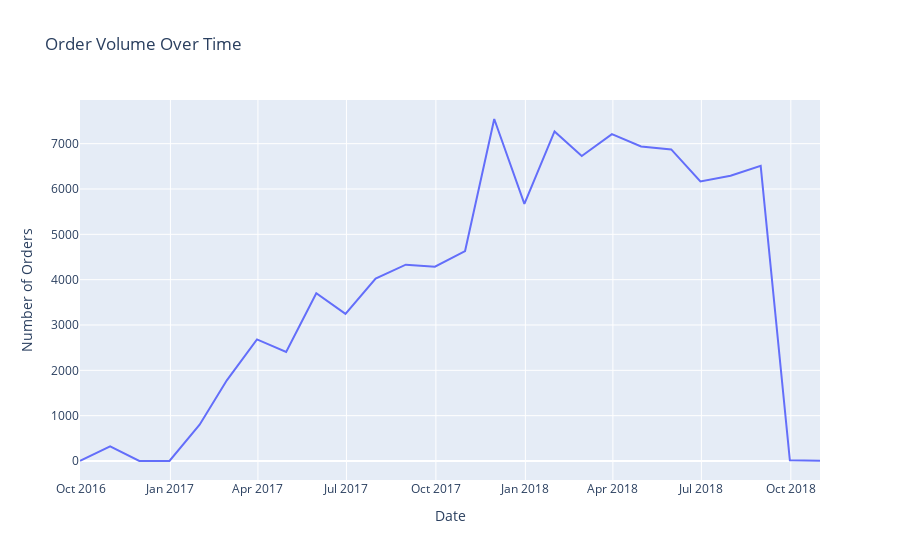

Notebook source saved alongside this figure:
### Markdown cell above
## 6. Order Timeline - Data for Recommendation Engine

### Code cell
if 'orders' in datasets:
    orders['order_purchase_timestamp'] = pd.to_datetime(orders['order_purchase_timestamp'])
    
    # Timeline analysis
    orders_by_month = orders.set_index('order_purchase_timestamp').resample('M').size()
    
    print("📅 Order Volume by Month:")
    print(orders_by_month.tail(12))
    
    # Plot timeline
    fig = px.line(
        x=orders_by_month.index,
        y=orders_by_month.values,
        title="Order Volume Over Time",
        labels={'x': 'Date', 'y': 'Number of Orders'}
    )
    fig.show()

### Figure 1 — Plotly figure (JSON) as saved in the notebook; plotly's stock layout.template omitted (floating-point values rounded to 4 significant figures)
{"data": [{"hovertemplate": "Date=%{x}<br>Number of Orders=%{y}<extra></extra>", "legendgroup": "", "line": {"color": "#636efa", "dash": "solid"}, "marker": {"symbol": "circle"}, "mode": "lines", "name": "", "orientation": "v", "showlegend": false, "type": "scatter", "x": ["2016-09-30T00:00:00", "2016-10-31T00:00:00", "2016-11-30T00:00:00", "2016-12-31T00:00:00", "2017-01-31T00:00:00", "2017-02-28T00:00:00", "2017-03-31T00:00:00", "2017-04-30T00:00:00", "2017-05-31T00:00:00", "2017-06-30T00:00:00", "2017-07-31T00:00:00", "2017-08-31T00:00:00", "2017-09-30T00:00:00", "2017-10-31T00:00:00", "2017-11-30T00:00:00", "2017-12-31T00:00:00", "2018-01-31T00:00:00", "2018-02-28T00:00:00", "2018-03-31T00:00:00", "2018-04-30T00:00:00", "2018-05-31T00:00:00", "2018-06-30T00:00:00", "2018-07-31T00:00:00", "2018-08-31T00:00:00", "2018-09-30T00:00:00", "2018-10-31T00:00:00"], "xaxis": "x", "y": [4, 324, 0, 1, 800, 1780, 2682, 2404, 3700, 3245, 4026, 4331, 4285, 4631, 7544, 5673, 7269, 6728, 7211, 6939, 6873, 6167, 6292, 6512, 16, 4], "yaxis": "y"}], "layout": {"legend": {"tracegroupgap": 0}, "title": {"text": "Order Volume Over Time"}, "xaxis": {"anchor": "y", "domain": [0, 1], "title": {"text": "Date"}}, "yaxis": {"anchor": "x", "domain": [0, 1], "title": {"text": "Number of Orders"}}}}
